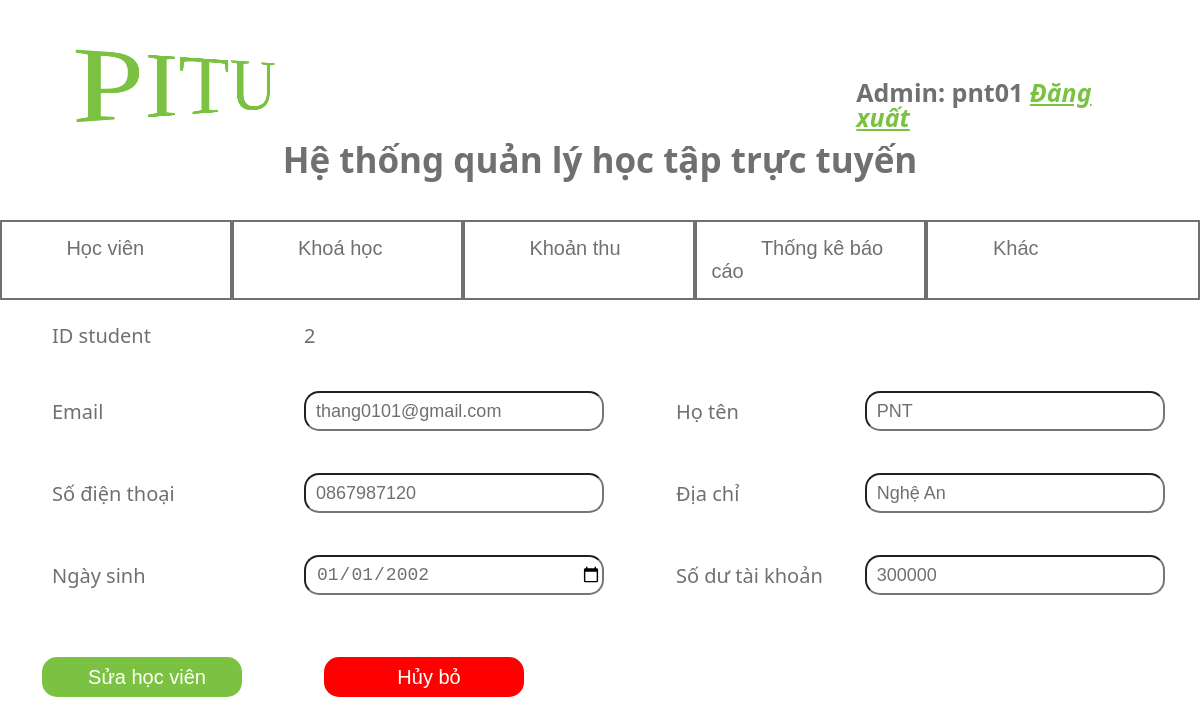
/project/admin/index.php?quanly=suasv&id=2 (signed in), run on the app's committed database.
### tables this page shows
CREATE TABLE `student` (
  `studentID` int(11) NOT NULL,
  `studentName` varchar(50) NOT NULL,
  `studentPhone` char(10) NOT NULL,
  `studentAdress` varchar(50) NOT NULL,
  `studentEmail` char(30) NOT NULL,
  `studentDate_Birth` date NOT NULL,
  `studentMoney` double NOT NULL,
  `accountID` int(11) NOT NULL
);

### project/admin/suasinhvien.php (the view, shortened to what this page needs)
<?php
    include 'connect.php';
    $studentID = $_GET['id'];
    $sql_select = "SELECT * FROM `student` WHERE studentID = $studentID";
    $query_select = mysqli_query($connect, $sql_select);
    $row = mysqli_fetch_assoc($query_select);
?>
<div>
    <form action="" method="post">
        <table align="center" class="sua">
            <tr>
                <td><label for="id">ID student</label></td>
                <td>
                    <?php echo  $row['studentID']?>
                </td>
            </tr>
            <tr>
                <td>
                    <label for="email">Email</label>
                </td>
                <td>
                    <input type="text" name="email" value="<?php echo  $row['studentEmail']; ?>">
                </td>
                <td>
                    <label for="hoten">Họ tên</label>
                </td>
                <td>
                    <input type="text" name="name" value="<?php echo  $row['studentName']; ?>">
                </td>
            </tr>
            <tr>
                <td>
                    <label for="sdt">Số điện thoại</label>
                </td>
                <td>
                    <input type="text" name="phone" value="<?php echo $row['studentPhone']; ?>">
                </td>
                <td>
                    <label for="address">Địa chỉ</label>
                </td>
                <td>
                    <input type="text" name="address" value="<?php echo $row['studentAdress']; ?>">
                </td>
            </tr>
            <tr>
                <td>
                    <label for="date_birth">Ngày sinh</label>
                </td>
                <td>
                    <input type="date" name="date_birth" value="<?php echo $row['studentDate_Birth']; ?>">
                </td>
                <td>
                    <label for="amount">Số dư tài khoản</label>
                </td>
                <td>
                    <input type="text" name="amount" value="<?php echo $row['studentMoney']; ?>">
                </td>
            </tr>
            <tr>
                <td><input type="submit" value="Sửa học viên" name="edit_student"></td>
                <td><input type="submit" value="Hủy bỏ" style="background-color: red;" name="huy"></td>
            </tr>
        </table>
    </form>
</div>

### project/admin/head.php (style rules this page uses)
* { padding: 0; margin: 0; }

### project/admin/menu.php (style rules this page uses)
* { padding: 0; margin: 0; }

### project/admin/suasinhvien.php (style rules this page uses)
table { color: #707070; font-family: 'Segoe UI', Tahoma, Geneva, Verdana, sans-serif; }
.sua td { position: relative; font-size: 20px; padding: 20px; }
.sua label { padding-left: 30px; }
.sua input { height: 40px; width: 300px; font-size: 18px; border-radius: 15px; padding-left:10px ; color: #707070; }
.sua input[type="submit"] { margin: 20px; font-size: 20px; background-color: #7CC242; width: 200px; color: #fff; border: none; cursor: pointer; }

### data on the page
student: studentID "2", email "thang0101@gmail.com", name "PNT", phone "0867987120", address "Nghệ An", date_birth "01/01/2002", amount "300000"

### other printed values
$_SESSION['name'] "pnt01"
